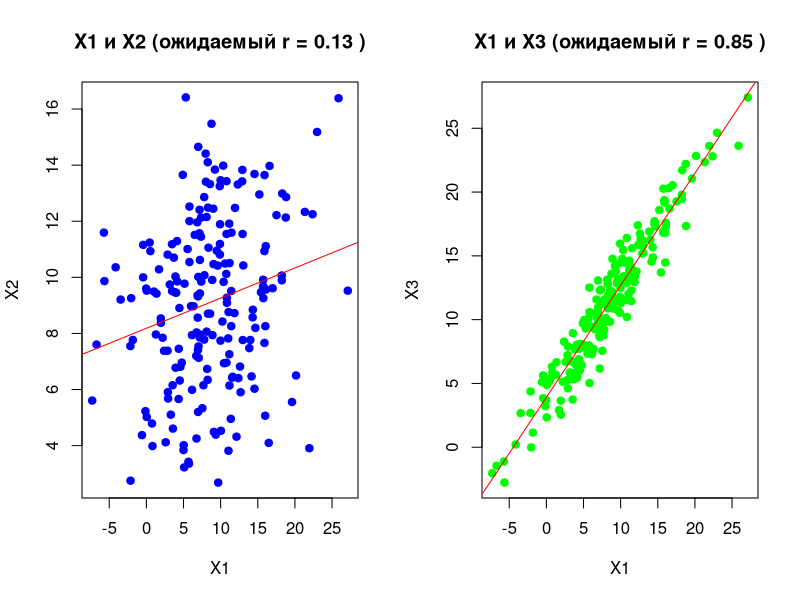

Source code (R):
rm(list = ls())
# 1. Сгенерировать выборку X1 из нормального распределения. Параметры a S, задать произвольно. Объем выборки N = 200.
N <- 200
a1 <- 8
S1 <- 6
X1 <- rnorm(N, mean = a1, sd = S1)

a2 <- 8
S2 <- 3
# 2. Задать значения двух коэффициентов корреляции, таких чтобы 1r [0.1;0.2], 2r [0.6;0.9].
r1 <- 0.13   # слабая корреляция
r2 <- 0.85   # сильная корреляция

# 3. Построить еще две выборки X2 и X3 так, чтобы одна из них имела
# коэффициент корреляции с первой выборкой r1, а вторая соответственно r2
generate_correlated_sample <- function(X, r, a, S, N) {
  r * X + sqrt(1 - r^2) * rnorm(N, mean = a, sd = S)
}
X2 <- generate_correlated_sample(X1, r1, a2, S2, N)
X3 <- generate_correlated_sample(X1, r2, a2, S2, N)

# 4. Построить диаграммы рассеяния для X1 и X2, X1 и X3.
par(mfrow = c(1, 2)) 
plot(X1, X2, main = paste("X1 и X2 (ожидаемый r =", r1, ")"),
     xlab = "X1", ylab = "X2", col = "blue", pch = 19)
abline(lm(X2 ~ X1), col = "red")
plot(X1, X3, main = paste("X1 и X3 (ожидаемый r =", r2, ")"),
     xlab = "X1", ylab = "X3", col = "green", pch = 19)
abline(lm(X3 ~ X1), col = "red")
par(mfrow = c(1, 1)) 
# 5. Построить выборочные парные коэффициенты корреляции для X1 и X2, X1 и X3.
r_hat1 <- cor(X1, X2)
r_hat2 <- cor(X1, X3)
cat("Выборочный коэффициент корреляции между X1 и X2:", round(r_hat1, 4), "\n")
cat("Выборочный коэффициент корреляции между X1 и X3:", round(r_hat2, 4), "\n")
# 6. Рассчитать статистики Стьюдента по выборочным значениям и проверить гипотезу о наличии корреляционной связи.

# Статистика Стьюдента: t = r * sqrt((n-2)/(1-r^2))
# Нулевая гипотеза H0: r = 0 (корреляции нет)
# Альтернативная гипотеза H1: r ≠ 0 (корреляция есть)
test_correlation <- function(x, y) {
  r <- cor(x, y)
  n <- length(x)
  t_stat <- r * sqrt((n - 2) / (1 - r^2))
  p_value <- 2 * pt(-abs(t_stat), df = n - 2)
  significant <- p_value < 0.05  # уровень значимости α = 0.05
  list(t_statistic = t_stat, p_value = p_value, significant = significant, r = r)
}
test1 <- test_correlation(X1, X2)
test2 <- test_correlation(X1, X3)
cat("\nТест для X1 и X2:\n")
cat("t-статистика:", round(test1$t_statistic, 4), "\n")
cat("p-значение:", format.pval(test1$p_value, digits = 4), "\n")
if (test1$significant) {
  cat("  Результат: H0 отвергается. Корреляционная связь статистически значима.\n")
} else {
  cat("  Результат: H0 не отвергается. Корреляционная связь не обнаружена.\n")
}
cat("\nТест для X1 и X3:\n")
cat("t-статистика:", round(test2$t_statistic, 4), "\n")
cat("p-значение:", format.pval(test2$p_value, digits = 4), "\n")
if (test2$significant) {
  cat("  Результат: H0 отвергается. Корреляционная связь статистически значима.\n\n")
} else {
  cat("  Результат: H0 не отвергается. Корреляционная связь не обнаружена.\n\n")
}
# 7. Построить доверительный интервал для корреляционного коэффициента с помощью Z-преобразования Фишера.
fisher_ci <- function(r, n, conf.level = 0.95) {
  # Z-преобразование Фишера
  z <- 0.5 * log((1 + r) / (1 - r))
  z_se <- 1 / sqrt(n - 3)
  # Критическое значение для нормального распределения
  alpha <- 1 - conf.level
  z_crit <- qnorm(1 - alpha/2)
  # Доверительный интервал для z
  z_lower <- z - z_crit * z_se
  z_upper <- z + z_crit * z_se
  
  r_lower <- (exp(2 * z_lower) - 1) / (exp(2 * z_lower) + 1)
  r_upper <- (exp(2 * z_upper) - 1) / (exp(2 * z_upper) + 1)
  return(list(lower = r_lower, upper = r_upper, z_lower = z_lower, z_upper = z_upper, z = z, z_se = z_se))
}
ci1 <- fisher_ci(r_hat1, N)
ci2 <- fisher_ci(r_hat2, N)
cat("\nДоверительный интервал для корреляции между X1 и X2:\n")
cat("  Нижняя граница:", round(ci1$lower, 4), "\n")
cat("  Верхняя граница:", round(ci1$upper, 4), "\n")
cat("\nДоверительный интервал для корреляции между X1 и X3:\n")
cat("  Нижняя граница:", round(ci2$lower, 4), "\n")
cat("  Верхняя граница:", round(ci2$upper, 4), "\n")
if (ci1$lower <= r1 && r1 <= ci1$upper) {
  cat(paste("  Теоретическое значение r1 =", r1, "попадает в доверительный интервал.\n\n"))
} else {
  cat(paste("  Теоретическое значение r1 =", r1, "НЕ попадает в доверительный интервал.\n\n"))
}
if (ci2$lower <= r2 && r2 <= ci2$upper) {
  cat(paste("  Теоретическое значение r2 =", r2, "попадает в доверительный интервал.\n"))
} else {
  cat(paste("  Теоретическое значение r2 =", r2, "НЕ попадает в доверительный интервал.\n"))
}
